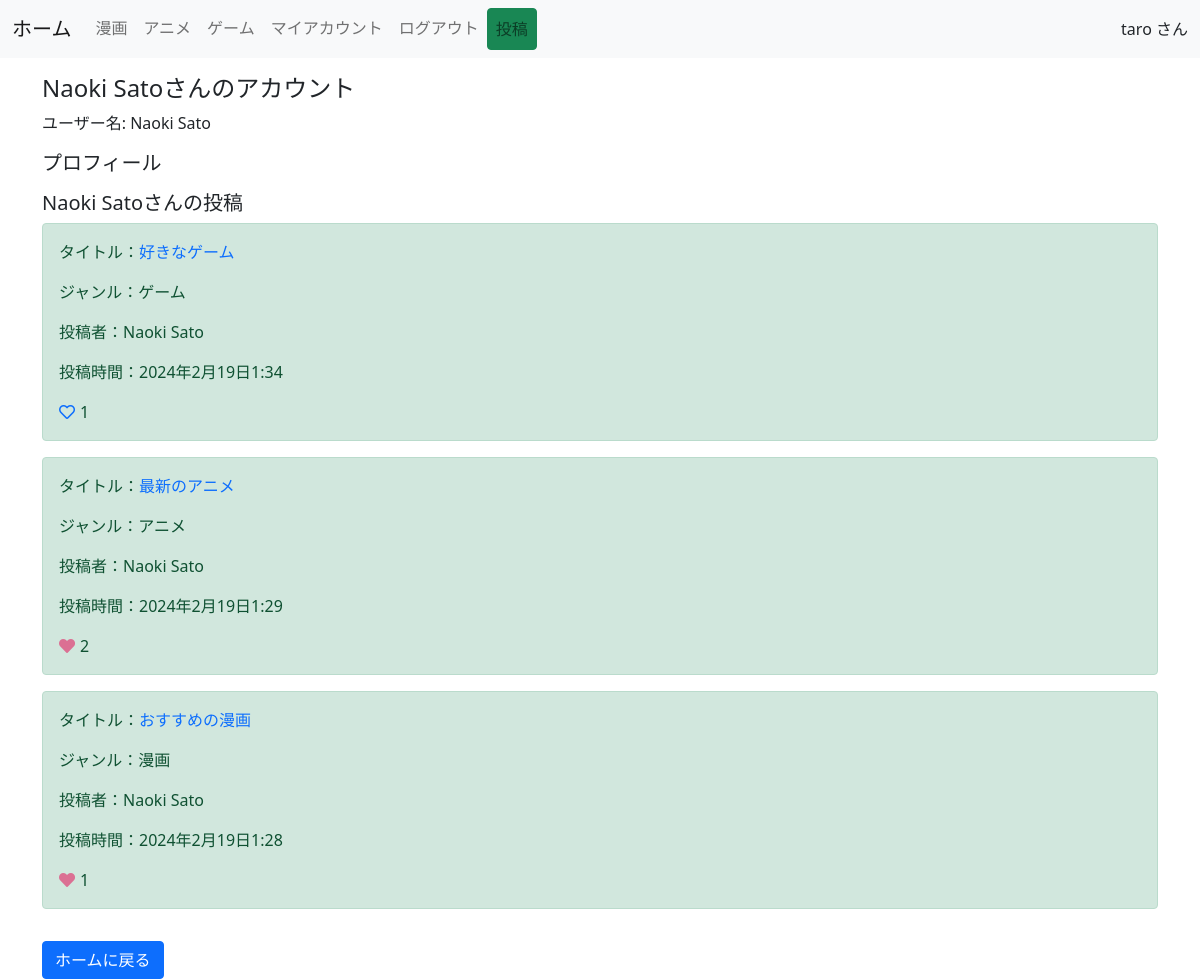
Screenshot of /user/Naoki Sato/ (signed in) with the database file from the repository.
### app/models.py (models this page shows, shortened)
class Users(AbstractBaseUser, PermissionsMixin):
    username = models.CharField(max_length=150)
    email = models.EmailField(max_length=255, unique=True)
    is_active = models.BooleanField(default=True)
    is_staff = models.BooleanField(default=False)
    USERNAME_FIELD = 'email'
    REQUIRED_FIELDS = ['username']
    objects = UserManager()

class UserProfile(models.Model):
    user = models.OneToOneField(settings.AUTH_USER_MODEL, on_delete=models.CASCADE)
    bio = models.TextField(blank=True)

class Post(models.Model):
    GENRE_CHOICES = (
        ('漫画', '漫画'),
        ('アニメ', 'アニメ'),
        ('ゲーム', 'ゲーム'),
    )
    title = models.CharField(max_length=100)
    content = models.TextField()
    user = models.ForeignKey(settings.AUTH_USER_MODEL, on_delete=models.CASCADE)
    created_at = models.DateTimeField(auto_now_add=True)
    like = models.ManyToManyField(settings.AUTH_USER_MODEL, related_name='related_post', blank=True)
    genre = models.CharField(max_length=10, choices=GENRE_CHOICES)
    class Meta:
       ordering = ["-created_at"]

### app/views.py (the view)
# urls.py: path('user/<str:username>/', UserAccountView.as_view(), name='user-account'),
class UserAccountView(LoginRequiredMixin, TemplateView):
    template_name = 'user_account.html'
    def get_context_data(self, **kwargs):
        context = super().get_context_data(**kwargs)
        user = Users.objects.get(username=self.kwargs['username'])
        context['user_profile'], created = UserProfile.objects.get_or_create(user=user)
        context['user_posts'] = Post.objects.filter(user=user)
        return context

### templates/user_account.html (shortened to what this page needs)
{% extends 'base.html' %}
{% load static %}
{% block content %}
  <div class="container mt-3">
    <h4>{{ user_profile.user.username }}さんのアカウント</h4>
    <p>ユーザー名: {{ user_profile.user.username }}</p>
    {% if user_profile %}
      <h5>プロフィール</h5>
    {% else %}
      <p>プロフィール情報がありません。</p>
    {% endif %}
    <h5 class="mt-3">{{ user_profile.user.username }}さんの投稿</h5>
    {% for post in user_posts %}
      <div class="alert alert-success" role="alert">
        <p>タイトル：<a href="{% url 'app:detail' post.pk %}" class="post-title-link" style="text-decoration: none;">{{ post.title }}</a></p>
        <p>ジャンル：{{ post.genre }}</p>
        <p>投稿者：{{ post.user.username }}</p>
        <p>投稿時間：{{ post.created_at }}</p>
        <div class="like-btn-container">
          {% if post.pk %}
            {% if request.user in post.like.all %}
              <a href="{% url 'app:like-detail' post.pk %}" class="like-btn add-color" tabindex="-1" role="button" aria-disabled="true"><i class="fas fa-heart"></i></a>{{ post.like.count }}
            {% else %}
              <a href="{% url 'app:like-detail' post.pk %}" class="like-btn" tabindex="-1" role="button" aria-disabled="true"><i class="far fa-heart"></i></a>{{ post.like.count }}
            {% endif %}
          {% endif %}
        </div>
      </div>
    {% endfor %}
     <a href="{% url 'app:home' %}" class="btn btn-primary mt-3" role="button">ホームに戻る</a>
  </div>
  <link rel="stylesheet" type="text/css" href="{% static 'style.css' %}">
{% endblock content %}

### templates/base.html (shortened to what this page needs)
{% load static %}
<!doctype html>
<html lang="ja">
  <head>
    <link href="https://cdn.jsdelivr.net/npm/bootstrap@5.0.0-beta3/dist/css/bootstrap.min.css" rel="stylesheet">
    <link rel="stylesheet" href="https://use.fontawesome.com/releases/v5.15.1/css/all.css">
    <link rel="stylesheet" type="text/css" href="{% static 'style.css' %}">
  </head>
  <body>
    <nav class="navbar navbar-expand-lg navbar-light bg-light mb-3">
        <div class="container-fluid">
          {% if user.is_authenticated %}
          <a class="navbar-brand" href="{% url 'app:home' %}">ホーム</a>
          {% endif %}
          <div class="collapse navbar-collapse" id="navbarNavAltMarkup">
            <div class="navbar-nav">
              {% if user.is_authenticated %}
                <a class="nav-link" href="{% url 'app:genre-list' genre='漫画' %}">漫画</a>
                <a class="nav-link" href="{% url 'app:genre-list' genre='アニメ'  %}">アニメ</a>
                <a class="nav-link" href="{% url 'app:genre-list' genre='ゲーム' %}">ゲーム</a>
                <a class="nav-link" href="{% url 'app:account' %}">マイアカウント</a>
                <a class="nav-link" href="{% url 'app:user_logout' %}">ログアウト</a>
                <a class="nav-link btn btn-success" href="{% url 'app:create' %}" role="button">投稿</a>
              {% else %}
                <a class="nav-link" href="{% url 'app:user_login' %}">ログイン</a>
                <a class="nav-link" href="{% url 'app:regist' %}">ユーザー登録</a>
              {% endif %}
            </div>
          </div>
          <div>
            {% if user.is_authenticated %}
              {{ user.username }} さん
            {% endif %}
          </div>
        </div>
      </nav>
      {% block content %}
      {% endblock content %}
  </body>
</html>

### static/style.css (style rules this page uses)
.post-title-link { text-decoration: none; }
.like-btn-container { display: flex; flex-wrap: wrap; }
.like-btn { display: inline-block; margin-right: 5px; }
.add-color { color: palevioletred; }

### rows the page displays
Users: username "taro"
UserProfile: user.username "Naoki Sato"
Post: title "好きなゲーム", genre "ゲーム", user.username "Naoki Sato", created_at "2024年2月19日1:34", like.count "1"
Post: title "最新のアニメ", genre "アニメ", user.username "Naoki Sato", created_at "2024年2月19日1:29", like.count "2"
Post: title "おすすめの漫画", genre "漫画", user.username "Naoki Sato", created_at "2024年2月19日1:28", like.count "1"
